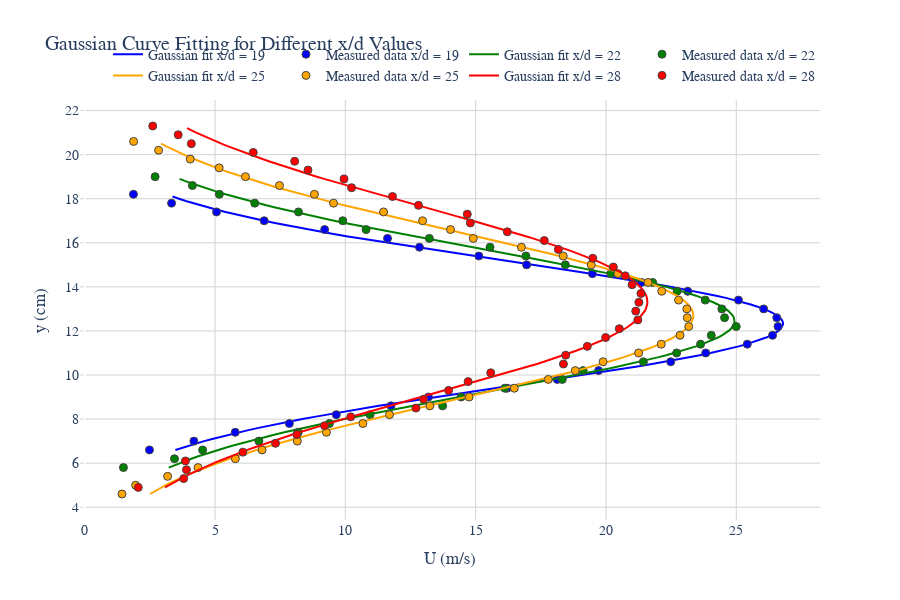

Notebook source saved alongside this figure:
### Markdown cell above
### Gaussian Curve fitting (y(cm) vs U(m/s))

### Code cell
import numpy as np
import plotly.graph_objects as go
from scipy.optimize import curve_fit

# Gaussian function definition
def gaussian(x, a, b, c):
    return a * np.exp(-(x - b)**2 / (2 * c**2))

# File names for different x/d values
velocity_files = ['v19.txt', 'v22.txt', 'v25.txt', 'v28.txt']
distance_files = ['y19.txt', 'y22.txt', 'y25.txt', 'y28.txt']
xd_values = [19, 22, 25, 28]
colors = ['blue', 'green', 'orange', 'red']  # Colors for each plot

# Create a figure using Plotly
fig = go.Figure()

# Loop through each dataset and plot
for i, (v_file, y_file) in enumerate(zip(velocity_files, distance_files)):
    # Load data
    v_data = np.loadtxt(v_file)
    y_data = np.loadtxt(y_file)

    # Fit Gaussian curve to the data
    popt, _ = curve_fit(gaussian, y_data, v_data, p0=[max(v_data), np.mean(y_data), np.std(y_data)])
    a, b, c = popt

    # Display the parameters
    print(f'x/d = {xd_values[i]}: Centerline velocity = {a}, Half-width = {c * np.sqrt(np.log(2))}, Centerline at y = {b}')

    # Generate fitted data for a smooth curve
    y_fit = np.arange(min(y_data), max(y_data), 0.1)
    u_fit = gaussian(y_fit, *popt)

    # Plot the Gaussian fit for each x/d value
    fig.add_trace(go.Scatter(
        x=u_fit, 
        y=y_fit, 
        mode='lines', 
        line=dict(color=colors[i], width=2),  # Colorful Gaussian fits
        name=f'Gaussian fit x/d = {xd_values[i]}'
    ))

    # Plot the measured data points for each x/d value
    fig.add_trace(go.Scatter(
        x=v_data, 
        y=y_data, 
        mode='markers', 
        marker=dict(symbol='circle', size=8, color=colors[i], line=dict(width=1)),  # Different colors for each x/d dataset
        name=f'Measured data x/d = {xd_values[i]}'
    ))

# Set up layout to resemble MATLAB style but more colorful and readable
fig.update_layout(
    title='Gaussian Curve Fitting for Different x/d Values',
    xaxis_title=r'U (m/s)',  # Update axis title formatting
    yaxis_title=r'y (cm)',
    font=dict(family='Garamond', size=14),
    plot_bgcolor='white',
    paper_bgcolor='white',
    width=900,
    height=600,
    showlegend=True,
    legend=dict(
        orientation="h",
        yanchor="bottom",
        y=1.02,
        xanchor="right",
        x=1
    )
)

# Customize the grid and axis range for aesthetics
fig.update_xaxes(showgrid=True, gridwidth=1, gridcolor='lightgray')
fig.update_yaxes(showgrid=True, gridwidth=1, gridcolor='lightgray')

# Show the figure
fig.show()

### Figure 1 — Plotly figure (JSON) as saved in the notebook; plotly's stock layout.template omitted (floating-point values rounded to 4 significant figures; data arrays with more than 128 entries replaced by an {"elided": "..."} marker saying what was removed)
{"data": [{"line": {"color": "blue", "width": 2}, "mode": "lines", "name": "Gaussian fit x/d = 19", "type": "scatter", "x": [3.479, 3.733, 4.002, 4.284, 4.581, 4.892, 5.217, 5.558, 5.913, 6.283, 6.668, 7.068, 7.482, 7.911, 8.354, 8.811, 9.281, 9.764, 10.26, 10.77, 11.29, 11.81, 12.35, 12.9, 13.45, 14.01, 14.58, 15.15, 15.72, 16.29, 16.86, 17.44, 18.0, 18.57, 19.13, 19.68, 20.22, 20.75, 21.26, 21.77, 22.25, 22.72, 23.17, 23.6, 24.01, 24.4, 24.76, 25.09, 25.4, 25.68, 25.93, 26.15, 26.34, 26.49, 26.62, 26.71, 26.77, 26.79, 26.79, 26.75, 26.67, 26.56, 26.43, 26.25, 26.05, 25.82, 25.56, 25.26, 24.94, 24.6, 24.23, 23.83, 23.41, 22.97, 22.51, 22.04, 21.54, 21.03, 20.51, 19.97, 19.43, 18.88, 18.32, 17.75, 17.18, 16.61, 16.03, 15.46, 14.89, 14.32, 13.76, 13.2, 12.65, 12.11, 11.57, 11.05, 10.54, 10.04, 9.545, 9.068, 8.603, 8.153, 7.716, 7.294, 6.886, 6.493, 6.115, 5.751, 5.403, 5.069, 4.75, 4.445, 4.155, 3.879, 3.617, 3.368], "y": [6.6, 6.7, 6.8, 6.9, 7.0, 7.1, 7.2, 7.3, 7.4, 7.5, 7.6, 7.7, 7.8, 7.9, 8.0, 8.1, 8.2, 8.3, 8.4, 8.5, 8.6, 8.7, 8.8, 8.9, 9.0, 9.1, 9.2, 9.3, 9.4, 9.5, 9.6, 9.7, 9.8, 9.9, 10.0, 10.1, 10.2, 10.3, 10.4, 10.5, 10.6, 10.7, 10.8, 10.9, 11.0, 11.1, 11.2, 11.3, 11.4, 11.5, 11.6, 11.7, 11.8, 11.9, 12.0, 12.1, 12.2, 12.3, 12.4, 12.5, 12.6, 12.7, 12.8, 12.9, 13.0, 13.1, 13.2, 13.3, 13.4, 13.5, 13.6, 13.7, 13.8, 13.9, 14.0, 14.1, 14.2, 14.3, 14.4, 14.5, 14.6, 14.7, 14.8, 14.9, 15.0, 15.1, 15.2, 15.3, 15.4, 15.5, 15.6, 15.7, 15.8, 15.9, 16.0, 16.1, 16.2, 16.3, 16.4, 16.5, 16.6, 16.7, 16.8, 16.9, 17.0, 17.1, 17.2, 17.3, 17.4, 17.5, 17.6, 17.7, 17.8, 17.9, 18.0, 18.1]}, {"marker": {"color": "blue", "line": {"width": 1}, "size": 8, "symbol": "circle"}, "mode": "markers", "name": "Measured data x/d = 19", "type": "scatter", "x": [2.484, 4.189, 5.774, 7.851, 9.653, 11.75, 13.19, 16.2, 18.13, 19.72, 22.48, 23.83, 25.42, 26.39, 26.6, 26.55, 26.05, 25.08, 23.14, 21.36, 19.48, 16.95, 15.12, 12.84, 11.62, 9.205, 6.885, 5.057, 3.332, 1.869], "y": [6.6, 7, 7.4, 7.8, 8.2, 8.6, 9, 9.4, 9.8, 10.2, 10.6, 11, 11.4, 11.8, 12.2, 12.6, 13, 13.4, 13.8, 14.2, 14.6, 15, 15.4, 15.8, 16.2, 16.6, 17, 17.4, 17.8, 18.2]}, {"line": {"color": "green", "width": 2}, "mode": "lines", "name": "Gaussian fit x/d = 22", "type": "scatter", "x": {"elided": "132 float values"}, "y": {"elided": "132 float values"}}, {"marker": {"color": "green", "line": {"width": 1}, "size": 8, "symbol": "circle"}, "mode": "markers", "name": "Measured data x/d = 22", "type": "scatter", "x": [1.485, 3.444, 4.523, 6.684, 8.191, 9.389, 10.95, 13.73, 14.44, 16.12, 18.32, 19.12, 21.44, 22.71, 23.63, 24.04, 25.0, 24.55, 24.45, 23.81, 22.73, 21.79, 20.19, 18.44, 16.93, 15.55, 13.22, 10.8, 9.901, 8.201, 6.522, 5.166, 4.13, 2.7], "y": [5.8, 6.2, 6.6, 7, 7.4, 7.8, 8.2, 8.6, 9, 9.4, 9.8, 10.2, 10.6, 11, 11.4, 11.8, 12.2, 12.6, 13, 13.4, 13.8, 14.2, 14.6, 15, 15.4, 15.8, 16.2, 16.6, 17, 17.4, 17.8, 18.2, 18.6, 19]}, {"line": {"color": "orange", "width": 2}, "mode": "lines", "name": "Gaussian fit x/d = 25", "type": "scatter", "x": {"elided": "160 float values"}, "y": {"elided": "160 float values"}}, {"marker": {"color": "orange", "line": {"width": 1}, "size": 8, "symbol": "circle"}, "mode": "markers", "name": "Measured data x/d = 25", "type": "scatter", "x": [1.43, 1.952, 3.181, 4.346, 5.781, 6.804, 8.156, 9.275, 10.67, 11.69, 13.24, 14.75, 16.48, 17.79, 18.82, 19.89, 21.25, 22.12, 22.84, 23.18, 23.12, 23.1, 22.79, 22.14, 21.61, 20.46, 19.43, 18.36, 16.76, 14.91, 14.04, 12.96, 11.47, 9.546, 8.813, 7.473, 6.166, 5.157, 4.048, 2.834, 1.876], "y": [4.6, 5, 5.4, 5.8, 6.2, 6.6, 7, 7.4, 7.8, 8.2, 8.6, 9, 9.4, 9.8, 10.2, 10.6, 11, 11.4, 11.8, 12.2, 12.6, 13, 13.4, 13.8, 14.2, 14.6, 15, 15.4, 15.8, 16.2, 16.6, 17, 17.4, 17.8, 18.2, 18.6, 19, 19.4, 19.8, 20.2, 20.6]}, {"line": {"color": "red", "width": 2}, "mode": "lines", "name": "Gaussian fit x/d = 28", "type": "scatter", "x": {"elided": "164 float values"}, "y": {"elided": "164 float values"}}, {"marker": {"color": "red", "line": {"width": 1}, "size": 8, "symbol": "circle"}, "mode": "markers", "name": "Measured data x/d = 28", "type": "scatter", "x": [2.053, 3.797, 3.903, 3.865, 6.067, 7.322, 8.139, 9.2, 10.21, 12.71, 13.0, 13.96, 14.71, 15.58, 18.37, 18.45, 19.28, 19.99, 20.51, 21.22, 21.14, 21.26, 21.34, 21.0, 20.74, 20.28, 19.49, 18.17, 17.63, 16.22, 14.8, 14.68, 12.8, 11.81, 10.24, 9.949, 8.565, 8.055, 6.466, 4.091, 3.586, 2.61], "y": [4.9, 5.3, 5.7, 6.1, 6.5, 6.9, 7.3, 7.7, 8.1, 8.5, 8.9, 9.3, 9.7, 10.1, 10.5, 10.9, 11.3, 11.7, 12.1, 12.5, 12.9, 13.3, 13.7, 14.1, 14.5, 14.9, 15.3, 15.7, 16.1, 16.5, 16.9, 17.3, 17.7, 18.1, 18.5, 18.9, 19.3, 19.7, 20.1, 20.5, 20.9, 21.3]}], "layout": {"font": {"family": "Garamond", "size": 14}, "height": 600, "legend": {"orientation": "h", "x": 1, "xanchor": "right", "y": 1.02, "yanchor": "bottom"}, "paper_bgcolor": "white", "plot_bgcolor": "white", "showlegend": true, "title": {"text": "Gaussian Curve Fitting for Different x/d Values"}, "width": 900, "xaxis": {"gridcolor": "lightgray", "gridwidth": 1, "showgrid": true, "title": {"text": "U (m/s)"}}, "yaxis": {"gridcolor": "lightgray", "gridwidth": 1, "showgrid": true, "title": {"text": "y (cm)"}}}}
